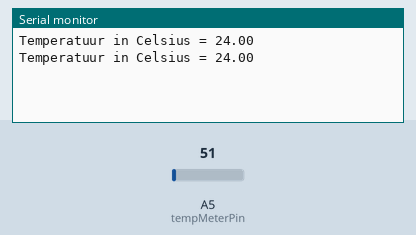
Simulated run of this sketch. Board: Arduino Uno, built with avr-gcc and run on an emulated ATmega328P. Shown: the last lines printed to the serial monitor. Inputs (shaded band) come from the test bench; at power-on: A5 (tempMeterPin) = 51.

Above: at 1.8 s.
1.9 s: A5 (tempMeterPin) set to 61
At 2.5 s:
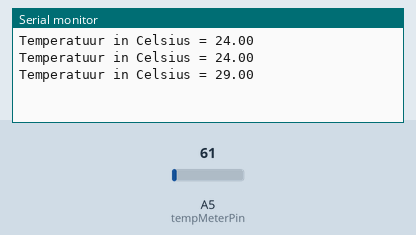
3.4 s: A5 (tempMeterPin) set to 71
At 4.8 s:
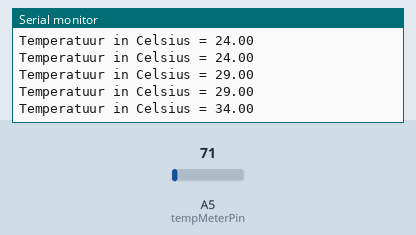
Timing chart, 0 to 6.4 s (numbered marks = the images above; inputs shaded):
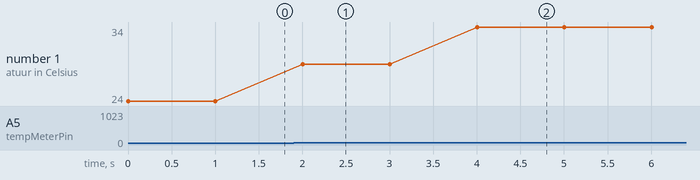

The sketch:

opd5.ino
```cpp
// Temperatuurmeter
const int tempMeterPin = A5;
float temp;

void setup() {
  Serial.begin(9600);
}

void loop() {
  temp = analogRead(tempMeterPin);
  // Huidige temperatuur verkrijgen met behulp van de map-functie
  temp = map(temp, 0, 1023, 0, 500);
  Serial.print("Temperatuur in Celsius = ");
  Serial.print(temp);
  Serial.println();
  delay(1000); // Temperatuur elke seconde verkrijgen
}

// Gebruikte bron
// https://www.tutorialspoint.com/arduino/arduino_temperature_sensor.htm
```

Measured:
- after the input at 1.9 s, the serial monitor: prints a new line after 0.10 s (image 1)
- after the input at 3.4 s, the serial monitor: prints a new line after 0.60 s (image 2)
- plotted number 1: 24 → 29 after the input at 1.9 s, 29 → 34 after the input at 3.4 s
